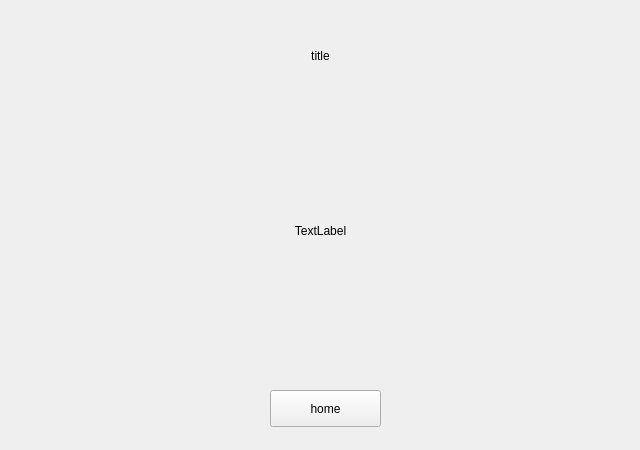
<?xml version="1.0" encoding="UTF-8"?>
<ui version="4.0">
 <class>Form</class>
 <widget class="QWidget" name="Form">
  <property name="geometry">
   <rect>
    <x>0</x>
    <y>0</y>
    <width>640</width>
    <height>450</height>
   </rect>
  </property>
  <property name="windowTitle">
   <string>Form</string>
  </property>
  <widget class="QLabel" name="title">
   <property name="geometry">
    <rect>
     <x>0</x>
     <y>10</y>
     <width>641</width>
     <height>91</height>
    </rect>
   </property>
   <property name="layoutDirection">
    <enum>Qt::LeftToRight</enum>
   </property>
   <property name="styleSheet">
    <string notr="true">font: 25 22pt &quot;Noto Sans&quot;;</string>
   </property>
   <property name="text">
    <string>title</string>
   </property>
   <property name="alignment">
    <set>Qt::AlignCenter</set>
   </property>
  </widget>
  <widget class="QPushButton" name="home">
   <property name="geometry">
    <rect>
     <x>270</x>
     <y>390</y>
     <width>111</width>
     <height>37</height>
    </rect>
   </property>
   <property name="text">
    <string>home</string>
   </property>
  </widget>
  <widget class="QLabel" name="result">
   <property name="geometry">
    <rect>
     <x>0</x>
     <y>100</y>
     <width>641</width>
     <height>261</height>
    </rect>
   </property>
   <property name="styleSheet">
    <string notr="true">font:  12pt &quot;Noto Sans&quot;;</string>
   </property>
   <property name="text">
    <string>TextLabel</string>
   </property>
   <property name="alignment">
    <set>Qt::AlignCenter</set>
   </property>
  </widget>
 </widget>
 <resources/>
 <connections/>
</ui>
